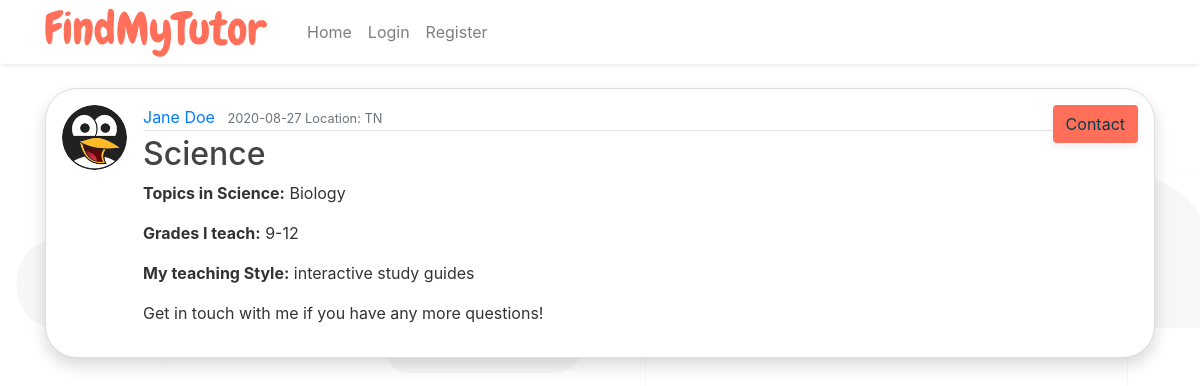
Screenshot of /post/2 with the database file from the repository.
### flaskTest/models.py (models this page shows, shortened)
class User(db.Model, UserMixin):
    id = db.Column(db.Integer, primary_key=True)
    username = db.Column(db.String(20), unique=True, nullable=False)
    email = db.Column(db.String(120), unique=True, nullable=False)
    image_file = db.Column(db.String(20), nullable=False,
                           default='default.jpg')
    location = db.Column(db.String(100), nullable=False)
    password = db.Column(db.String(60), nullable=False)
    posts = db.relationship('Post', backref='author', lazy=True)

class Post(db.Model):
    id = db.Column(db.Integer, primary_key=True)
    subject = db.Column(db.String(100), nullable=False)
    topics = db.Column(db.String(250), nullable=False)
    grades = db.Column(db.String(100), nullable=False)
    style = db.Column(db.String(100), nullable=False)
    date_posted = db.Column(db.DateTime, nullable=False,
                            default=datetime.utcnow)
    user_id = db.Column(db.Integer, db.ForeignKey('user.id'), nullable=False)

### flaskTest/routes.py (the view)
@app.route("/post/<int:post_id>")
def post(post_id):
    post = Post.query.get_or_404(post_id)
    return render_template('post.html', title=post.subject, post=post)

### flaskTest/templates/post.html (shortened to what this page needs)
{% extends "layout.html" %}
{%block content%}
<div class='container mt-4'>
  <article class="media content-section shadow p-3 mb-5 bg-white">
    <img class="rounded-circle article-img" src="{{ url_for('static', filename='profilepics/' + post.author.image_file) }}">
    <div class="media-body">
      <div class="article-metadata">
        <a class="mr-2" href="#">{{ post.author.username }}</a>
        <small class="text-muted">{{ post.date_posted.strftime('%Y-%m-%d') }} Location: {{post.author.location}}</small>
      </div>
      <h2 class="article-title">{{ post.subject }}</h2>
      <p class="article-content"><strong>Topics in {{ post.subject }}:</strong> {{ post.topics }}</p>
      <p class="article-content"><strong>Grades I teach:</strong> {{ post.grades }}</p>
      <p class="article-content"><strong>My teaching Style:</strong> {{ post.style }}</p>
      <p>Get in touch with me if you have any more questions!</p>
    </div>
    <a class="btn contact" href="{{ url_for('contact', post_id=post.id) }}">Contact</a>
  </article>
  </div>
{%endblock content%}

### flaskTest/static/main.css (style rules this page uses)
body { background: #fff; color: #333333; background-image: url('./images/background.svg'); background-size: cover; background-position: 0px 0px; background-repeat: repeat-x; animation: animatedBackground 40s linear infinite; }
.content-section { background: #ffffff; border: 1px solid #dddddd; border-radius: 2em; }
.article-title { color: #444444; }
.article-content { white-space: pre-line; }
.article-img { height: 65px; width: 65px; margin-right: 16px; }
.article-metadata { padding-bottom: 1px; margin-bottom: 4px; border-bottom: 1px solid #e3e3e3 }
.search, .contact, .send, .login, .register { background-color: #FF6F59; color:#073B4C; font-size:1em; box-shadow: 0rem 0.3rem 0.4rem rgba( 0, 0, 0, 0.05 ); }
.contact, .send, .login, .register { transition:all .5s ease; }

### rows the page displays
User: image_file (picture), author.username "Jane Doe", author.location "TN"
Post: date_posted "2020-08-27", subject "Science", topics "Biology", grades "9-12", style "interactive study guides"
